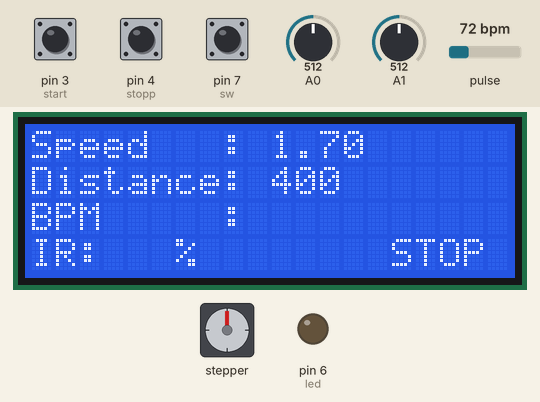
Recording of a sketch running on a simulated Arduino Uno, built with avr-gcc and run on an emulated ATmega328P. Shown: stepper motor, 20×4 character LCD, output pins drawn as LEDs (lit = HIGH). Wiring (inferred from the names in the program): stepper motor driver (200 steps per turn assumed): step pin 5; direction pin 2. The inputs (shaded band) are chosen by the test bench; at power-on: pin 3 (start) HIGH, pin 7 (sw) HIGH, pulse 72 bpm, pin 4 (stopp) HIGH, A0 = 512, A1 = 512. Pins used as bus, display or sensor lines are not drawn; what the sketch prints to the serial monitor is not drawn.

Above: at 1.2 s.
1.3 s: pin 3 (start) pulled LOW for 0.15 s
At 1.9 s:
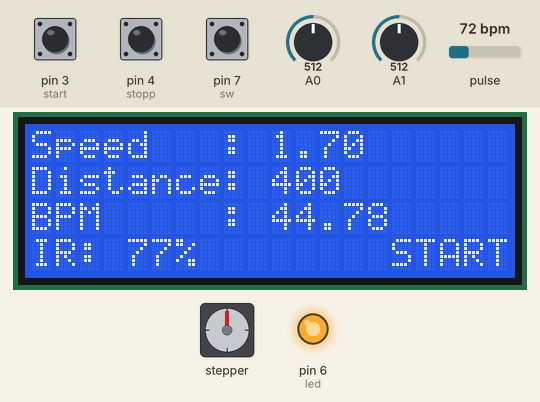
2.0 s: pin 7 (sw) pulled LOW for 0.15 s
At 4.9 s:
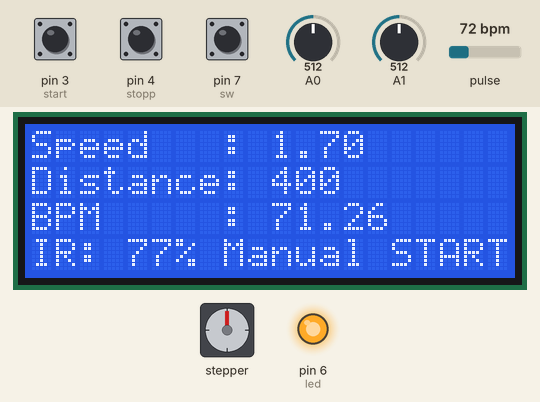
5.1 s: pulse set to 130 bpm
At 6.59 s:
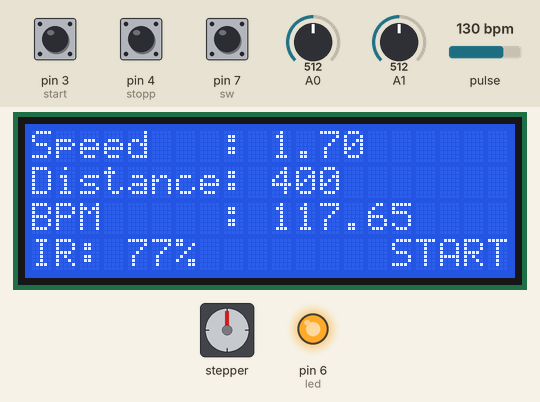
7.8 s: pin 4 (stopp) pulled LOW for 0.15 s
At 9.0 s:
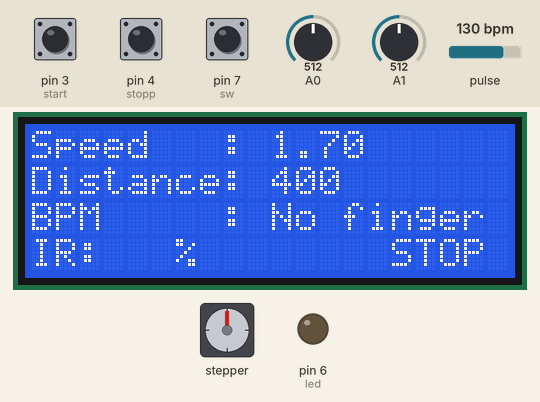
9.4 s: pin 7 (sw) pulled LOW for 1 s
At 10.2 s:
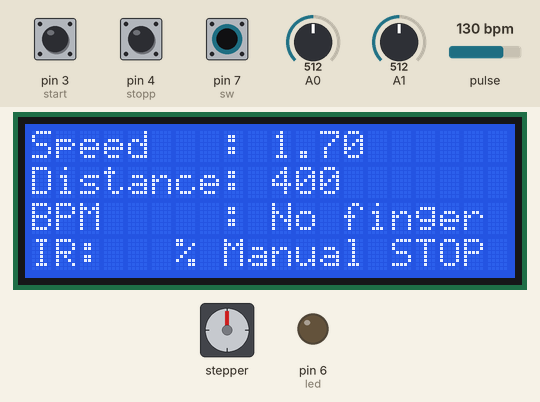
11.9 s: pin 3 (start) pulled LOW for 1 s
At 12.14 s:
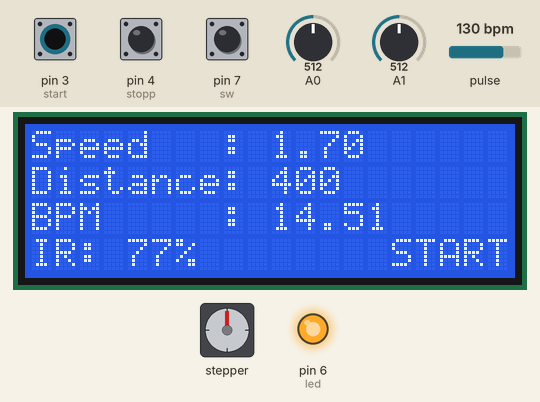
Timing chart, 0 to 14.5 s (numbered marks = the images above; inputs shaded):
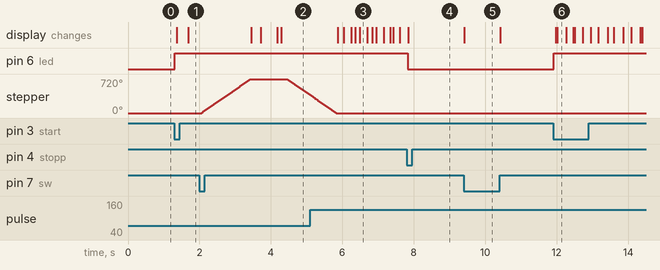

Measured:
- after the input at 1.3 s, pin 6 (led): LOW → HIGH at once; the display: first changes after 0.06 s (image 1 shows a later state)
- after the input at 2.0 s, stepper: turns 720° clockwise in 1.4 s, then 337° counter-clockwise in 0.64 s; the display: first changes after 1.4 s (image 2 shows a later state)
- after the input at 7.8 s, pin 6 (led): HIGH → LOW at once; the display: changes at once (image 4)
- after the input at 9.4 s, the display: changes at once (image 5)
- after the input at 11.9 s, pin 6 (led): LOW → HIGH at once; the display: first changes after 0.08 s (image 6 shows a later state)

The sketch:

CODE-020.ino
```cpp
// #VTM https: //www.you.tube.com/c/VTMVlogVoThongMinh
#include <Wire.h>
#include <LiquidCrystal_I2C.h>          //https://drive.google.com/file/d/1lpJyuODmZXfi7wwBM2B79BqBIBmBfanS/view?usp=sharing
#include "MAX30105.h"                   //https://github.com/Vothongminh/LIBRARY-VTM/blob/main/SparkFun_MAX3010x_Pulse_and_Proximity_Sensor_Library.rar
LiquidCrystal_I2C lcd(0x27, 20, 4);
#define start 3
#define stopp 4
#define stepPin 5
#define dirPin 2
#define led 6
#define sw 7
#include "heartRate.h"
MAX30105 particleSensor;
const byte RATE_SIZE = 4;
byte rates[RATE_SIZE];
byte rateSpot = 0;
long lastBeat = 0;
float beatsPerMinute;
int beatAvg;
long aa, bb, a;
double b;
boolean demStart = 0;
boolean manual = 0;
long irValue;
unsigned long time1;
unsigned long time2;
//....................................................
void setup()
{
  Serial.begin(9600);
  Serial.println("Initializing...");
  lcd.init();
  lcd.backlight();
  pinMode(start, INPUT_PULLUP);
  pinMode(stopp, INPUT_PULLUP);
  pinMode(sw, INPUT_PULLUP);
  pinMode(stepPin, OUTPUT);
  pinMode(dirPin, OUTPUT);
  pinMode(led, OUTPUT);
  lcd.setCursor(0, 0);
  lcd.print("Speed   :");
  lcd.setCursor(15, 0);
  lcd.print(" ");
  lcd.setCursor(0, 1);
  lcd.print("Distance:");
  lcd.setCursor(0, 2);
  lcd.print("BPM     :");
  lcd.setCursor(0, 3);
  lcd.print("IR:");
  lcd.setCursor(6, 3);
  lcd.print("%");


  if (!particleSensor.begin(Wire, I2C_SPEED_FAST))
  {
    Serial.println("MAX30105 was not found. Please check wiring/power. ");
    while (1);
  }
  Serial.println("Place your index finger on the sensor with steady pressure.");
  particleSensor.setup();
  particleSensor.setPulseAmplitudeRed(0x0A);
  particleSensor.setPulseAmplitudeGreen(0);
}
//....................................................
void loop() {
  button();
  Var();
  if (demStart == 1) {
    Sensor();
    button();
    if (((irValue / 1300 > 90) && (irValue / 1300 < 100) && (beatsPerMinute > 1) && (beatsPerMinute < 100)) || (manual == 1)) {
      Serial.println("motor");
      digitalWrite(dirPin, HIGH);
      for (int x = 0; x < a; x++) {
        digitalWrite(stepPin, HIGH);
        delayMicroseconds(100 * b);
        digitalWrite(stepPin, LOW);
        delayMicroseconds(100 * b);
        button();
      }
      time1 = millis();
      while ((millis() - time1) < 1000) {
        Sensor();
        button();
        //Var();
      }
      digitalWrite(dirPin, LOW);
      for (int x = 0; x < a; x++) {
        digitalWrite(stepPin, LOW);
        delayMicroseconds(100 * b);
        digitalWrite(stepPin, HIGH);
        delayMicroseconds(100 * b);
        button();
      }
      time1 = millis();
      while ((millis() - time1) < 1000) {
        Sensor();
        button();
        Var();
      }
    }
  }
}
//....................................................
void Var() {
  aa =  analogRead(A0);
  bb = analogRead(A1);
  a = map(aa, 0, 1023, 0, 800);//số xung cho động cơ quay (từ 0 đến 1600)
  b = map(bb, 0, 1023, 5, 30);//tốc độ động cơ từ 0.1 - 1.0 vòng/giây
  if (a < 1000) {
    lcd.setCursor(13, 1);
    lcd.print(" ");
  }
  if (a < 100) {
    lcd.setCursor(12, 1);
    lcd.print(" ");
  }
  if (a < 10) {
    lcd.setCursor(11, 1);
    lcd.print(" ");
  }
  if ( demStart == 1) {
    lcd.setCursor(15, 3);
    lcd.print("START");
  }
  else {
    lcd.setCursor(15, 3);
    lcd.print("STOP ");
  }

  lcd.setCursor(10, 0);
  lcd.print(b / 10);
  lcd.setCursor(10, 1);
  lcd.print(a);
  if (digitalRead(sw) == 0) {
    manual = 1;
    lcd.setCursor(8, 3);
    lcd.print("Manual");
  }
  if  (digitalRead(sw) == 1) {
    manual = 0;
    lcd.setCursor(8, 3);
    lcd.print("      ");
  }
}
//....................................................
void Sensor() {
  irValue = particleSensor.getIR();
  if (checkForBeat(irValue) == true)
  {
    long delta = millis() - lastBeat;
    lastBeat = millis();
    beatsPerMinute = 60 / (delta / 1000.0);
    if (beatsPerMinute < 255 && beatsPerMinute > 20)
    {
      rates[rateSpot++] = (byte)beatsPerMinute;
      rateSpot %= RATE_SIZE;
      beatAvg = 0;
      for (byte x = 0; x < RATE_SIZE; x++)
        beatAvg += rates[x];
      beatAvg /= RATE_SIZE;
    }
  }
  Serial.print("IR=");
  Serial.print(irValue);
  Serial.print(", BPM=");
  Serial.print(beatsPerMinute);
  Serial.print(", Avg BPM=");
  Serial.print(beatAvg);
  lcd.setCursor(4, 3);
  lcd.print(irValue / 1300);  //in ra chỉ số IR ở dạng %
  if (irValue / 1300 < 10) {
    lcd.setCursor(5, 3);
    lcd.print(" ");
  }

  if (irValue < 50000) {
    Serial.print(" No finger?");
    lcd.setCursor(10, 2);
    lcd.print("No finger");
  }
  else {
    if (beatsPerMinute != 0) {
      lcd.setCursor(10, 2);
      lcd.print(beatsPerMinute);
      if (beatsPerMinute < 100) {
        lcd.setCursor(16, 2);
        lcd.print("   ");
      }
      if (beatsPerMinute < 100) {
        lcd.setCursor(15, 2);
        lcd.print("    ");
      }
      if (beatsPerMinute < 10) {
        lcd.setCursor(14, 2);
        lcd.print("     ");
      }
    }
    if (beatsPerMinute == 0) {
      lcd.setCursor(10, 2);
      lcd.print("Loading..");
    }
  }
  Serial.println();
}
//....................................................
void button() {
  if (digitalRead(start) == 0) {
    demStart = 1;
    digitalWrite(led, HIGH);
    lcd.setCursor(15, 3);
    lcd.print("START");
  }
  if (digitalRead(stopp) == 0) {
    demStart = 0;
    digitalWrite(led, LOW);
    lcd.setCursor(15, 3);
    lcd.print("STOP ");
    lcd.setCursor(10, 2);
    lcd.print("No finger");
    lcd.setCursor(4, 3);
    lcd.print("  ");
  }
  if (digitalRead(sw) == 0) {
    manual = 1;
    //    lcd.setCursor(8, 3);
    //    lcd.print("Manual");
  }
  if  (digitalRead(sw) == 1) {
    manual = 0;
    //    lcd.setCursor(8, 3);
    //    lcd.print("      ");
  }
}
```
